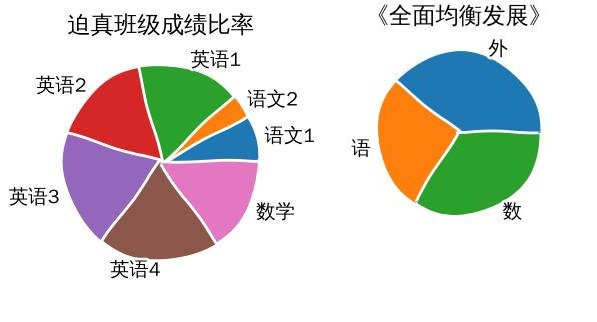
#> input picture pic.jpg, 597 x 322 px
$ python Montage.py pic.jpg   (older library calls are emulated)
#> lines starting #> are read from the running program, lines starting #| are printed output that depends on the picture
#!/usr/bin/env python3
# -*- coding: utf-8 -*-

from PIL import Image, ImageDraw, ImageFont
from argparse import ArgumentParser, FileType

def rgbColorFromHex(hexc):
  hex_text = hexc.lstrip("#")
  return (int(hex_text[i:i+2], 16) for i in range(0, 6, 2))
def rgbColorBackHex(rgbc):
  joined = "".join(map(lambda i: hex(i)[2:].rjust(2,"0"), rgbc)) #0x...
  return f"#{joined}"


def divisableRange(start, stop, step):
  return range(start, stop - (stop%step), step)

def namedEval(expr, filename, **kwargs):
  return eval(compile(expr, filename, "eval", **kwargs))

def let(transform, self):
  return transform(self) if self != None else None

class Fold:
  def __init__(self): pass
  def accept(self, value): pass
  def finish(self): pass

class MapFold(Fold):
  def __init__(self, fold, n):
    self.folds = [fold() for _ in range(n)]
  def accept(self, value):
    for (f, v) in zip(self.folds, value): f.accept(v)
  def finish(self):
    return (it.finish() for it in self.folds)

class Averager(Fold):
  def __init__(self):
    self.n, self.k = 0, 0
  def accept(self, value):
    self.n += value
    self.k += 1
  def finish(self):
    return self.n / self.k

def imagePixels(img):
  for y in range(0, img.height):
    for x in range(0, img.width):
      yield img.getpixel((x, y))


app = ArgumentParser("montage", description="Create montage pictures(drawn with patterned elements)")

app.add_argument("-font", type=FileType("r"), default=None, help="otf/ttf font file path")
app.add_argument("-font-size", type=int, default=10, help="font size (e.g. 14)")
app.add_argument("-font-color", type=rgbColorFromHex, default=None, help="enforce font HTML color (if want)")

app.add_argument("-scale", type=float, default=1.0, help="1:1 scale for output image")
app.add_argument("-spacing", metavar=":h,v", type=str, default="0,0", help="horizontal,vertical spacing for items")

_color_code = "averageColorIfDifferThreshold(it, (0xFF,0xFF,0xFF))"
_image_code = "Image.new(it.mode, it.size)"
app.add_argument("--draw-color-code", type=str, default=_color_code, help="Python code(it: input Image) for item color")
app.add_argument("--new-image-code", type=str, default=_image_code, help="Python code(it: original Image) for new img creating")

app.add_argument("image", type=FileType("r"), help="image to draw with")
app.add_argument("-seq", type=str, default="Emmm", help="sequence of char to embed in")


def averageColor(img, key_color, thres):
  def dist(a, b): return abs(a - b) #< color distance
  averager = MapFold(Averager, Image.getmodebands(img.mode))
  n_inthres = 0
  for pix in imagePixels(img):
    averager.accept(pix)
    dists = map(lambda ab: dist(ab[0], ab[1]), zip(key_color, pix) )
    if sum(dists) < thres: n_inthres += 1
  return (averager.finish(), n_inthres)

def averageColorIfDifferThreshold(img, key_color, thres = 15, ratio=0.5):
  n_pixel = img.width * img.height
  if n_pixel == 0: return None
  (avgc, n_inthres) = averageColor(img, key_color, thres)
  return map(int, avgc) if n_inthres/n_pixel <= ratio else None


def solveLayout(size, font_size, scale, spacing):
  (width, height) = size
  (h_sp, v_sp) = spacing
  (w_item, h_item) = (int((font_size + sp) * scale) for sp in (h_sp, v_sp))
  padLeft = (width % w_item + h_sp) // 2
  padTop = (height % h_item + v_sp) // 2
  for y in divisableRange(padTop, height, h_item):
    for x in divisableRange(padLeft, width, w_item):
      yield (x, y, x+w_item, y+h_item)

def drawMontage(img, dest_img, areas, seq, font, draw_color, force_color=None):
  draw = ImageDraw.Draw(dest_img)
  for area in areas:
    shadowed = img.crop(area)
    fill = let(rgbColorBackHex, draw_color(shadowed))
    if fill != None:
      draw.text(area[0:2], next(seq), font=font, fill= force_color or fill)

from itertools import cycle

def cloneImageColored(img, bg_color):
  return Image.new(img.mode, img.size, bg_color)

def main(args):
  cfg = app.parse_args(args)
  font = let(lambda fp: ImageFont.truetype(fp.name, cfg.font_size), cfg.font) or ImageFont.load_default()
  font_color = let(rgbColorBackHex, cfg.font_color)

  image = Image.open(cfg.image.name)
#> image is the input picture: PIL image 597x322 RGB; mean R, G, B 216.2, 214.5, 210.4
  if cfg.scale != 1.0:
    new_coord = (int(it*cfg.scale) for it in image.size)
    image = image.resize(new_coord, Image.ANTIALIAS)
  #image = image.convert("RGB")

  spacing = map(int, cfg.spacing.lstrip(":").split(","))
  areas = solveLayout(image.size, cfg.font_size, cfg.scale, spacing)
  new_image = namedEval(f"lambda it, cfg: {cfg.new_image_code}", "<new_image_code>")(image, cfg)
#> new_image: PIL image 597x322 RGB; every value is 0
  draw_color = namedEval(f"lambda it: {cfg.draw_color_code}", "<draw_color_code>")
  drawMontage(image, new_image, areas, cycle(cfg.seq), font, draw_color, force_color=font_color)
#> the loop in drawMontage, `for area in areas:` made 1888 passes
#> fill on passes 39, 40, 42: '#e4e4e4', '#cbcbcb', '#bdbdbd'

  new_image.show()
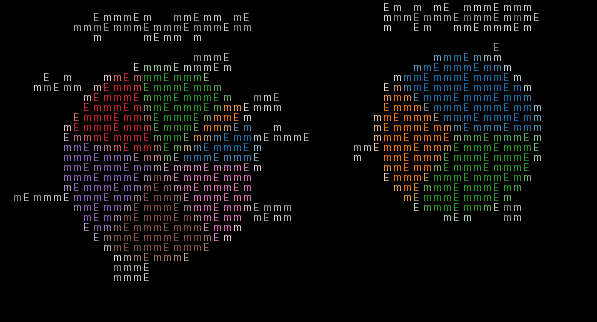
#> shown: PIL image 597x322 RGB; mean R, G, B 9.8, 9.5, 8.7

from sys import argv
if __name__ == "__main__": main(argv[1:])
